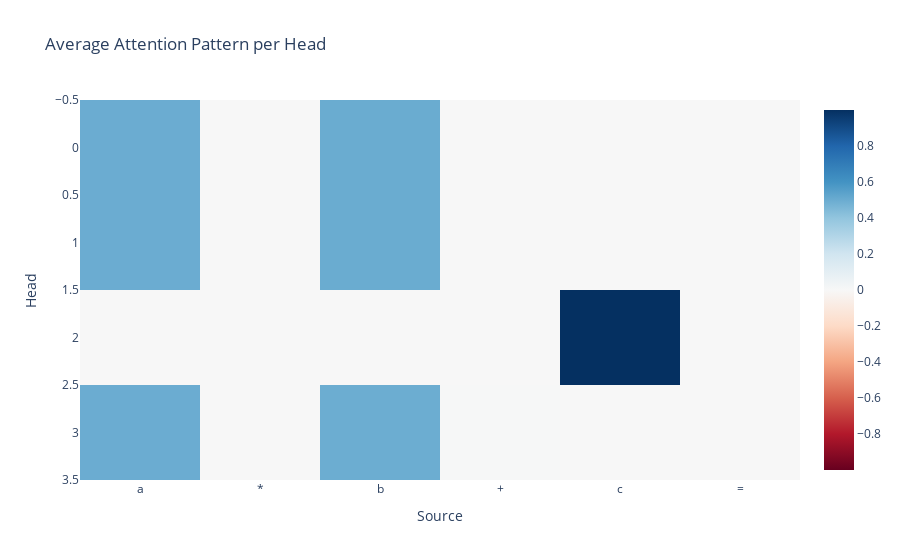

This figure's notebook cell:
### Code cell
imshow(
    cache["pattern", 0].mean(dim=0)[:, -1, :],
    title="Average Attention Pattern per Head",
    xaxis="Source", yaxis="Head", x=['a', '*', 'b', '+', 'c', '='])

### Figure 1 — Plotly figure (JSON) as saved in the notebook; plotly's stock layout.template omitted (floating-point values rounded to 4 significant figures)
{"data": [{"coloraxis": "coloraxis", "hovertemplate": "Source: %{x}<br>Head: %{y}<br>color: %{z}<extra></extra>", "name": "0", "type": "heatmap", "x": ["a", "*", "b", "+", "c", "="], "xaxis": "x", "yaxis": "y", "z": [[0.4995, 7.336e-07, 0.4998, 3.314e-13, 0.0007231, 1.189e-05], [0.4995, 7.94e-07, 0.5, 5.804e-06, 0.0005006, 2.369e-06], [0.0001986, 6.234e-06, 0.000257, 2.287e-05, 0.9995, 1.386e-06], [0.4987, 2.689e-07, 0.4969, 0.003407, 0.001008, 1.611e-06]]}], "layout": {"autosize": true, "coloraxis": {"cmid": 0, "colorscale": [[0, "rgb(103,0,31)"], [0.1, "rgb(178,24,43)"], [0.2, "rgb(214,96,77)"], [0.3, "rgb(244,165,130)"], [0.4, "rgb(253,219,199)"], [0.5, "rgb(247,247,247)"], [0.6, "rgb(209,229,240)"], [0.7, "rgb(146,197,222)"], [0.8, "rgb(67,147,195)"], [0.9, "rgb(33,102,172)"], [1, "rgb(5,48,97)"]]}, "title": {"text": "Average Attention Pattern per Head"}, "xaxis": {"anchor": "y", "autorange": true, "constrain": "domain", "domain": [0, 1], "range": [-0.5, 5.5], "scaleanchor": "y", "title": {"text": "Source"}, "type": "category"}, "yaxis": {"anchor": "x", "autorange": true, "constrain": "domain", "domain": [0, 1], "range": [3.5, -0.5], "title": {"text": "Head"}}}}
